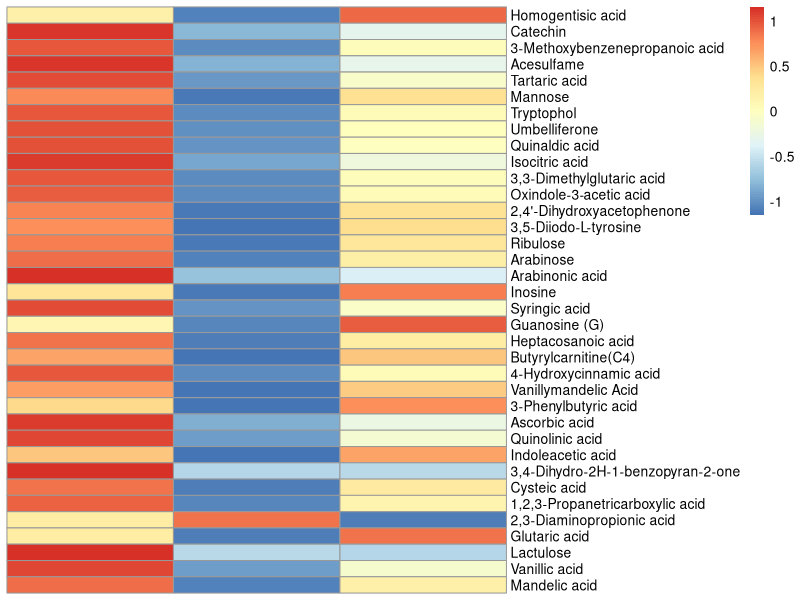

This figure's R source:
meta = read.delim('Fig6a.txt',header=T,row.names = 1,check.names = F)
meta.4 = as.data.frame(t(meta))
#绘图
par(mar = c(8, 6, 6, 4) + 0.1)  # 设置边距,底部, 左部, 上部, 右边，单位是文本行高度（lines）
library(pheatmap)
pheatmap(meta.4,scale = 'row',clustering_method = 'complete',cluster_rows = F,cluster_cols = F,
         show_rownames = T,show_colnames = F)
